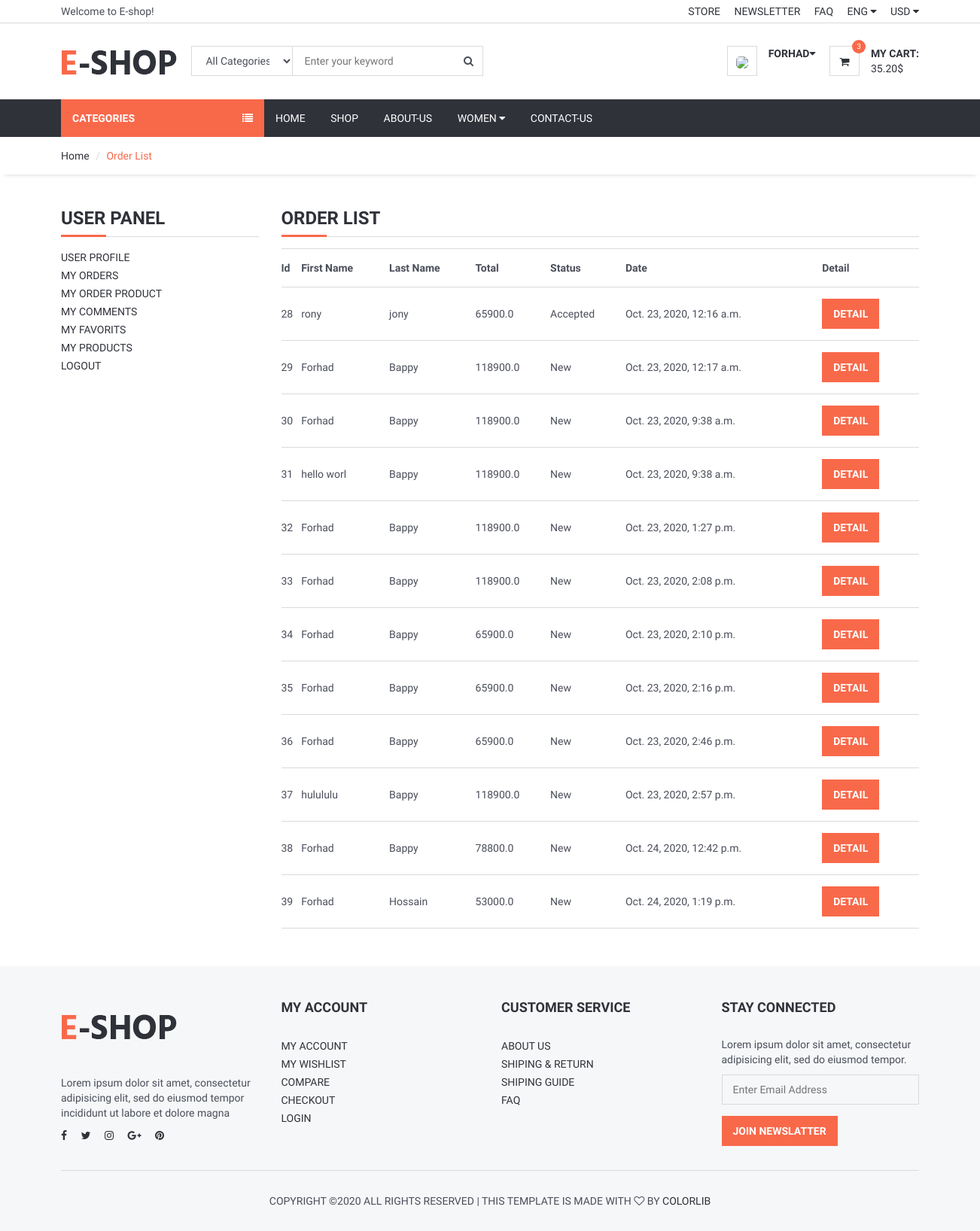
Screenshot of /user/orders/ (signed in) with the database file from the repository.
### order/models.py (models this page shows, shortened)
class Order(models.Model):
    STATUS = (
        ('New', 'New'),
        ('Accepted', 'Accepted'),
        ('Preaparing', 'Preaparing'),
        ('OnShipping', 'OnShipping'),
        ('Completed', 'Completed'),
        ('Canceled', 'Canceled'),
    )
    user = models.ForeignKey(User, on_delete=models.SET_NULL, null=True)
    code = models.CharField(max_length=5, editable=False)
    first_name = models.CharField(max_length=10)
    last_name = models.CharField(max_length=10)
    phone = models.CharField(blank=True, max_length=20)
    address = models.CharField(blank=True, max_length=150)
    city = models.CharField(blank=True, max_length=20)
    country = models.CharField(blank=True, max_length=20)
    total = models.FloatField()
    status = models.CharField(max_length=10, choices=STATUS, default='New')
    ip = models.CharField(blank=True, max_length=20)
    adminnote = models.CharField(blank=True, max_length=100)
    create_at = models.DateTimeField(auto_now_add=True)
    update_at = models.DateTimeField(auto_now=True)

### user/views.py (the view)
# urls.py: path('orders/', views.user_orders, name='user_orders'),
@login_required(login_url='/login')  # Check login
def user_orders(request):
    current_user = request.user
    orders = Order.objects.filter(user_id=current_user.id)
    context = {'category': Category.objects.all(),
               'orders': orders,
               }
    return render(request, 'user_orders.html', context)

### user/templates/user_orders.html (shortened to what this page needs)
{% extends 'homebase.html' %}
{% block sidebar %} {% include 'sidebar.html' %} {% endblock %}
{% block body %}
    <div id="breadcrumb">
        <div class="container">
            <ul class="breadcrumb">
                <li><a href="/">Home</a></li>
                <li class="active">Order List</li>
            </ul>
        </div>
    </div>
    <div class="section">
        <div class="container">
            <div class="row">
                <div class="col-md-3">
                    {% include "user_panel.html" %}
                </div>
                <div class="col-md-9">
                    <div class="order-summary clearfix">
                        <div class="section-title">
                            <h3 class="title">Order List</h3>
                        </div>
                        <table class="shopping-cart-table table">
                            <tr>
                                <th class="text-left">Id </th>
                                <th class="text-left">First Name </th>
                                <th class="text-left">Last Name </th>
                                <th class="text-left">Total </th>
                                <th class="text-left">Status </th>
                                <th class="text-left">Date </th>
                                <th class="text-left">Detail </th>
                            </tr>
                            {% for rs in orders %}
                                <tr>
                                    <td class="text-left">{{ rs.id}} </td>
                                    <td class="text-left">{{ rs.first_name}} </td>
                                    <td class="text-left">{{ rs.last_name}} </td>
                                    <td class="text-left">{{ rs.total}} </td>
                                    <td class="text-left">{{ rs.status}} </td>
                                    <td class="text-left">{{ rs.create_at}} </td>
                                    <td class="text-left"><a class="primary-btn" href="/user/orderdetail/{{ rs.id }}"> Detail </a></td>
                                </tr>
                            {% endfor %}
                        </table>
                    </div>
                </div>
            </div>
        </div>
    </div>
{% endblock %}

### home/templates/header.html (shortened to what this page needs)
{% load static %}
	<header>
		<div id="top-header">
			<div class="container">
				<div class="pull-left">
					<span>Welcome to E-shop!</span>
				</div>
				<div class="pull-right">
					<ul class="header-top-links">
						<li><a href="#">Store</a></li>
						<li><a href="#">Newsletter</a></li>
						<li><a href="/faq">FAQ</a></li>
						<li class="dropdown default-dropdown">
							<a class="dropdown-toggle" data-toggle="dropdown" aria-expanded="true">ENG <i class="fa fa-caret-down"></i></a>
						</li>
						<li class="dropdown default-dropdown">
							<a class="dropdown-toggle" data-toggle="dropdown" aria-expanded="true">USD <i class="fa fa-caret-down"></i></a>
						</li>
					</ul>
				</div>
			</div>
		</div>
		<div id="header">
			<div class="container">
				<div class="pull-left">
					<div class="header-logo">
						<a class="logo" href="#">
							<img src="{% static './img/logo.png' %}" alt="">
						</a>
					</div>
					<div class="header-search">
						<form action="/search/" method="post">
							<input id="query" name="query" class="input search-input" type="text" placeholder="Enter your keyword">
							<select name="catid" class="input search-categories">
								<option value="0">All Categories</option>
								{% load mptt_tags %}
							</select>
							<button class="search-btn"><i class="fa fa-search"></i></button>
						</form>
					</div>
				</div>
				<div class="pull-right">
					<ul class="header-btns">
						<li class="header-account dropdown default-dropdown">
							{% if user.id is not None  %}
								<div class="dropdown-toggle" role="button" data-toggle="dropdown" aria-expanded="true">
									<div class="header-btns-icon">
										 <img src="{{ request.session.userimage }}" style="height: 40px; border-radius: 30%">
									</div>
									<strong class="text-uppercase">{{user.first_name}}<i class="fa fa-caret-down"></i></strong>
								</div>
							{% else %}
							<a href="/login" class="text-uppercase"><b>Login</b></a> / <a href="/signup" class="text-uppercase"><b>Signup</b></a>
							{% endif %}
						</li>
						<li class="header-cart dropdown default-dropdown">
							<a href="/shopcart">
								<div class="header-btns-icon">
									<i class="fa fa-shopping-cart"></i>
									<span class="qty">3</span>
								</div>
								<strong class="text-uppercase">My Cart:</strong>
								<br>
								<span>35.20$</span>
							</a>
						</li>
					</ul>
				</div>
			</div>
		</div>
	</header>

### home/static/css/style.css (style rules this page uses)
body { font-family: 'Hind', sans-serif; color: #4A4E5A; overflow-x: hidden; }
h1, h2, h3, h4, h5, h6 { color: #30323A; margin: 0 0 10px; font-weight: 700; }
a { color: #30323A; -webkit-transition: 0.3s color; transition: 0.3s color; }
strong { color: #30323A; }
ul, ol { margin: 0; padding: 0; list-style: none }
.main-btn, .primary-btn { display: inline-block; padding: 10px 15px; text-transform: uppercase; font-weight: 700; border: none; -webkit-transition: 0.3s all; transition: 0.3s all; }
.primary-btn { color: #FFF; background-color: #F8694A; }
.input { width: 100%; height: 40px; padding: 0px 15px; border: none; background-color: transparent; -webkit-box-shadow: 0px 0px 0px 1px #DADADA inset, 0px 0px 0px 5px transparent; box-shadow: 0px 0px 0px 1px #DADADA inset, 0px 0px 0px 5px transparent; -webkit-transition: 0.3s all; transition: 0.3s all; }
.section { padding-top: 30px; padding-bottom: 30px; }
.section-title { position: relative; margin-bottom: 15px; margin-top: 15px; border-bottom: 1px solid #DADADA; }
.section-title .title { display: inline-block; text-transform: uppercase; }
.section-title:after { content: ""; position: absolute; left: 0; bottom: -1.5px; height: 3px; width: 60px; background-color: #F8694A; }
#breadcrumb { -webkit-box-shadow: 0px 6px 6px -6px rgba(0, 0, 0, 0.175); box-shadow: 0px 6px 6px -6px rgba(0, 0, 0, 0.175); }
.breadcrumb { background-color: transparent; border: none; border-radius: 0px; padding: 15px 0px; margin: 0; }
.breadcrumb>.active { color: #F8694A; }
.breadcrumb>li+li:before { color: #DADADA; }
#header { padding-top: 15px; padding-bottom: 15px; }
#top-header { padding-top: 5px; padding-bottom: 5px; border-bottom: 1px solid #DADADA; }
.header-top-links>li { display: inline-block; }
.header-top-links>li+li { margin-left: 15px; }
.header-top-links>li>a { cursor: pointer; text-transform: uppercase; }
.header-logo { display: inline-block; margin-right: 15px; }
.header-logo .logo>img { width: 100%; max-height: 70px; }
.header-search { display: inline-block; padding: 15px 0px; max-width: 400px; }
.header-search>form { position: relative; }
.header-search>form .search-input { padding-left: 150px; padding-right: 45px; }
.header-search>form .search-categories { position: absolute; left: 0px; top: 0px; width: 135px; }
.header-search>form .search-btn { position: absolute; top: 0px; right: 0px; width: 40px; height: 40px; background-color: transparent; border: none; }
.header-btns>li { display: inline-block; vertical-align: top; padding: 15px 0px; }
.header-btns>li+li { margin-left: 15px; }
.header-btns>li .header-btns-icon { position: relative; float: left; margin-right: 15px; width: 40px; height: 40px; line-height: 40px; text-align: center; color: #30323A; background-color: #FFF; border: 1px solid #DADADA; }
.header-btns .dropdown-toggle { display: block; cursor: pointer; }
.header-cart .header-btns-icon .qty { position: absolute; right: -9px; top: -9px; width: 18px; height: 18px; line-height: 18px; text-align: center; font-size: 10px; background: #F8694A; color: #FFF; border-radius: 50%; }
.shopping-cart-table>tbody>tr>td, .shopping-cart-table>tbody>tr>th, .shopping-cart-table>tfoot>tr>td, .shopping-cart-table>tfoot>tr>th, .shopping-cart-table>thead>tr>td, .shopping-cart-table>thead>tr>th { padding: 15px 0px; vertical-align: middle; border-top: 1px solid #DADADA; }
.shopping-cart-table>tbody>tr:last-child>td { border-bottom: 1px solid #DADADA; }

### rows the page displays
Order: id "28", first_name "rony", last_name "jony", total "65900.0", status "Accepted", create_at "Oct. 23, 2020, 12:16 a.m."
Order: id "29", first_name "Forhad", last_name "Bappy", total "118900.0", status "New", create_at "Oct. 23, 2020, 12:17 a.m."
Order: id "30", first_name "Forhad", last_name "Bappy", total "118900.0", status "New", create_at "Oct. 23, 2020, 9:38 a.m."
Order: id "31", first_name "hello worl", last_name "Bappy", total "118900.0", status "New", create_at "Oct. 23, 2020, 9:38 a.m."
Order: id "32", first_name "Forhad", last_name "Bappy", total "118900.0", status "New", create_at "Oct. 23, 2020, 1:27 p.m."
Order: id "33", first_name "Forhad", last_name "Bappy", total "118900.0", status "New", create_at "Oct. 23, 2020, 2:08 p.m."
Order: id "34", first_name "Forhad", last_name "Bappy", total "65900.0", status "New", create_at "Oct. 23, 2020, 2:10 p.m."
Order: id "35", first_name "Forhad", last_name "Bappy", total "65900.0", status "New", create_at "Oct. 23, 2020, 2:16 p.m."
Order: id "36", first_name "Forhad", last_name "Bappy", total "65900.0", status "New", create_at "Oct. 23, 2020, 2:46 p.m."
Order: id "37", first_name "hulululu", last_name "Bappy", total "118900.0", status "New", create_at "Oct. 23, 2020, 2:57 p.m."
Order: id "38", first_name "Forhad", last_name "Bappy", total "78800.0", status "New", create_at "Oct. 24, 2020, 12:42 p.m."
Order: id "39", first_name "Forhad", last_name "Hossain", total "53000.0", status "New", create_at "Oct. 24, 2020, 1:19 p.m."

### other values shown
{{ user.first_name }} "FORHAD"
